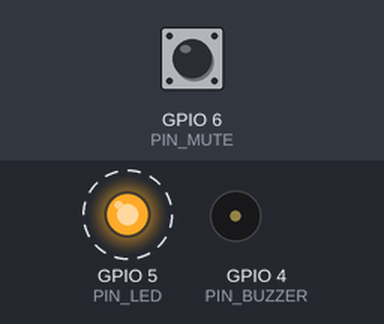
A sketch run on a simulated ESP32-C3. On the bench: output pins drawn as LEDs (lit = HIGH), buzzer (waves = sounding, pin HIGH). Dashed ring = blinking. The inputs (shaded band) are chosen by the test bench; at power-on: GPIO 6 (PIN_MUTE) HIGH. Nothing arrives over Bluetooth unless stated; a phone connects over Bluetooth LE 3 s after start.

Above: at 0.3 s.
Timing chart, 0 to 3.0 s (numbered marks = the images above):
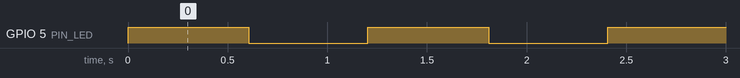

The sketch:

LinkGuard.ino
```cpp
/**
 * LinkGuard — Arduino IDE 版本
 * 板型：ESP32C3 Dev Module
 * 与 ../src/main.cpp 逻辑相同，方便只用 Arduino IDE 的用户烧录。
 */

#include <BLEDevice.h>
#include <BLEServer.h>
#include <BLEUtils.h>
#include <BLE2902.h>

static const int PIN_BUZZER = 4;
static const int PIN_LED = 5;
static const int PIN_MUTE = 6;
static const char *DEVICE_NAME = "LinkGuard";

#define SERVICE_UUID        "6e400001-b5a3-f393-e0a9-e50e24dcca9e"
#define CHAR_STATUS_UUID    "6e400003-b5a3-f393-e0a9-e50e24dcca9e"

enum class LinkState : uint8_t { Advertising, Connected, Alarming, Muted };

static volatile bool g_connected = false;
static volatile bool g_justDisconnected = false;
static LinkState g_state = LinkState::Advertising;
static unsigned long g_alarmPhaseMs = 0;
static bool g_buzzerOn = false;
static bool g_lastMute = true;
static unsigned long g_lastMuteChangeMs = 0;
BLECharacteristic *g_statusChar = nullptr;

class ServerCallbacks : public BLEServerCallbacks {
  void onConnect(BLEServer *) override {
    g_connected = true;
    g_justDisconnected = false;
  }
  void onDisconnect(BLEServer *server) override {
    g_connected = false;
    g_justDisconnected = true;
    server->getAdvertising()->start();
  }
};

void setBuzzer(bool on) {
  digitalWrite(PIN_BUZZER, on ? HIGH : LOW);
  g_buzzerOn = on;
}
void setLed(bool on) { digitalWrite(PIN_LED, on ? HIGH : LOW); }

void publishStatus(const char *text) {
  if (!g_statusChar) return;
  g_statusChar->setValue(text);
  g_statusChar->notify();
}

void enterState(LinkState next) {
  if (g_state == next) return;
  g_state = next;
  g_alarmPhaseMs = millis();
  setBuzzer(false);
  switch (next) {
    case LinkState::Advertising: setLed(false); break;
    case LinkState::Connected: setLed(true); publishStatus("connected"); break;
    case LinkState::Alarming: publishStatus("alarm"); break;
    case LinkState::Muted: setLed(false); publishStatus("muted"); break;
  }
}

void setupBle() {
  BLEDevice::init(DEVICE_NAME);
  BLEServer *server = BLEDevice::createServer();
  server->setCallbacks(new ServerCallbacks());
  BLEService *service = server->createService(SERVICE_UUID);
  g_statusChar = service->createCharacteristic(
      CHAR_STATUS_UUID,
      BLECharacteristic::PROPERTY_READ | BLECharacteristic::PROPERTY_NOTIFY);
  g_statusChar->addDescriptor(new BLE2902());
  g_statusChar->setValue("boot");
  service->start();
  BLEAdvertising *adv = BLEDevice::getAdvertising();
  adv->addServiceUUID(SERVICE_UUID);
  adv->setScanResponse(true);
  BLEDevice::startAdvertising();
}

bool mutePressedEdge() {
  const bool level = digitalRead(PIN_MUTE);
  const unsigned long now = millis();
  if (level != g_lastMute && (now - g_lastMuteChangeMs) > 40) {
    g_lastMute = level;
    g_lastMuteChangeMs = now;
    if (level == LOW) return true;
  }
  return false;
}

void updateAlarmPattern() {
  const bool shouldOn = ((millis() - g_alarmPhaseMs) % 500UL) < 250UL;
  if (shouldOn != g_buzzerOn) setBuzzer(shouldOn);
  setLed(shouldOn);
}

void setup() {
  Serial.begin(115200);
  pinMode(PIN_BUZZER, OUTPUT);
  pinMode(PIN_LED, OUTPUT);
  pinMode(PIN_MUTE, INPUT_PULLUP);
  setBuzzer(false);
  setLed(false);
  setupBle();
  enterState(LinkState::Advertising);
}

void loop() {
  if (g_connected) {
    if (g_state != LinkState::Connected) enterState(LinkState::Connected);
  } else if (g_justDisconnected) {
    g_justDisconnected = false;
    enterState(LinkState::Alarming);
  }

  if (mutePressedEdge()) {
    if (g_state == LinkState::Alarming) enterState(LinkState::Muted);
    else if (g_state == LinkState::Muted) enterState(LinkState::Alarming);
  }

  switch (g_state) {
    case LinkState::Advertising:
      setLed(((millis() / 600UL) % 2UL) == 0UL);
      break;
    case LinkState::Connected:
      break;
    case LinkState::Alarming:
      updateAlarmPattern();
      break;
    case LinkState::Muted:
      setBuzzer(false);
      setLed(((millis() / 1200UL) % 2UL) == 0UL);
      break;
  }
  delay(10);
}
```

Measured:
- by itself, GPIO 5 (PIN_LED): alternates HIGH for 0.61 s and LOW for 0.60 s, 5 changes in all, then stays HIGH
